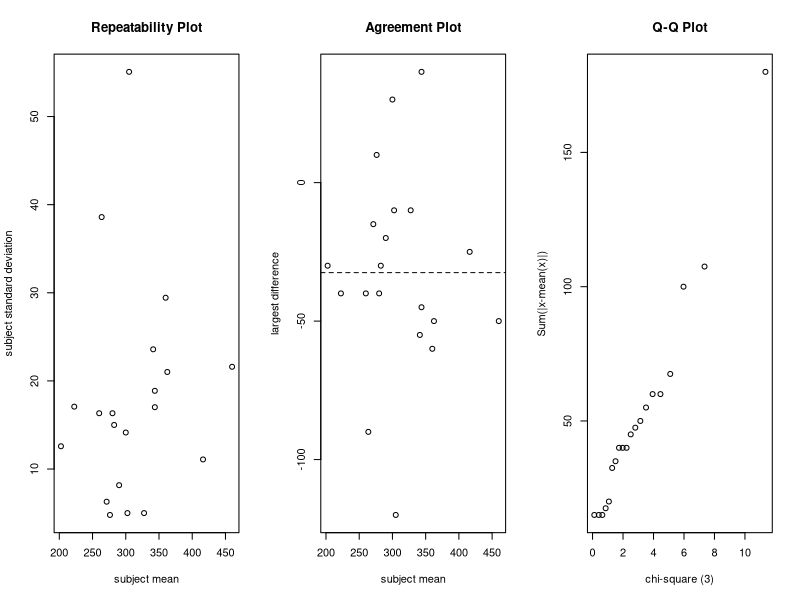

The R script that drew this image:
# Agreement of continuous measurements: the StatsDirect help example (Bland and Altman
# 1996a, four peak flow readings on each of 20 children; the test workbook's Agreement
# worksheet columns 1st to 4th) in R
first <- c(190, 220, 260, 210, 270, 280, 260, 275, 280, 320, 300, 270, 320, 335, 350,
           360, 330, 335, 400, 430)
second <- c(220, 200, 260, 300, 265, 280, 280, 275, 290, 290, 300, 250, 330, 320, 320,
            320, 340, 385, 420, 460)
third <- c(200, 240, 240, 280, 280, 270, 280, 275, 300, 300, 310, 330, 330, 335, 340,
           350, 380, 360, 425, 480)
fourth <- c(200, 230, 280, 265, 270, 275, 300, 305, 290, 290, 300, 370, 330, 375, 365,
            345, 390, 370, 420, 470)
flow <- cbind(first, second, third, fourth)
n <- nrow(flow)
m <- ncol(flow)

# R's standard one way analysis of variance of the readings by child: its between
# children and residual (within children) mean squares give the one way random
# effects intra-class correlation and the within-subjects standard deviation
long <- data.frame(reading = as.vector(flow), child = factor(rep(1:n, m)))
a <- anova(lm(reading ~ child, data = long))
print(a)

# The report's lines to 6 places. The interval for the coefficient comes from the F
# distribution of MSB/MSW on n - 1 and n(m - 1) degrees of freedom
six <- function(x) formatC(x, digits = 6, format = "f", drop0trailing = TRUE)
pv <- function(p) {
  if (p < 0.0001) "P < 0.0001" else
    paste("P =", formatC(p, digits = 4, format = "f", drop0trailing = TRUE))
}
msb <- a["child", "Mean Sq"]
msw <- a["Residuals", "Mean Sq"]
icc <- (msb - msw) / (msb + (m - 1) * msw)
f <- msb / msw
fu <- qf(0.975, n - 1, n * (m - 1))
fl <- qf(0.025, n - 1, n * (m - 1))
cat("Intra-class correlation coefficient (one way random effects) =", six(icc),
    "(95% CI =", six((f / fu - 1) / (f / fu + m - 1)), "to",
    six((f / fl - 1) / (f / fl + m - 1)), ")\n")
sw <- sqrt(msw)
cat("Estimated within-subjects standard deviation =", six(sw), "\n")

# Each child's standard deviation against the child's mean: Kendall's tau b, with the
# continuity corrected normal approximation to its P value (the ties rule out the
# exact test)
child_sd <- apply(flow, 1, sd)
child_mean <- rowMeans(flow)
kt <- cor.test(child_sd, child_mean, method = "kendall", exact = FALSE,
               continuity = TRUE)
cat("For within-subjects sd vs. mean, Kendall's tau b =", six(kt$estimate),
    " two sided", pv(kt$p.value), "\n")

# The repeatability coefficient: for 95% of pairs of readings on the same child, the
# two readings differ by less than root 2 times 1.96 times the within-subjects
# standard deviation
cat("Repeatability (for alpha = 0.05) =", six(sqrt(2) * qnorm(0.975) * sw), "\n")

# The report's three plots: each child's standard deviation, then the largest
# difference between two of the child's readings, against the child's mean; and the
# ordered sums of the absolute deviations of each child's readings from their mean
# against chi-square quantiles on m - 1 degrees of freedom
largest <- apply(flow, 1, function(r) {
  d <- outer(r, r, "-")[upper.tri(diag(m))]
  d[which.max(abs(d))]
})
par(mfrow = c(1, 3))
plot(child_mean, child_sd, xlab = "subject mean", ylab = "subject standard deviation",
     main = "Repeatability Plot")
plot(child_mean, largest, xlab = "subject mean", ylab = "largest difference",
     main = "Agreement Plot")
abline(h = mean(largest), lty = 2)
plot(qchisq(seq(0.01, 0.99, length.out = n), m - 1),
     sort(rowSums(abs(flow - child_mean))), xlab = paste0("chi-square (", m - 1, ")"),
     ylab = "Sum(|x-mean(x)|)", main = "Q-Q Plot")
